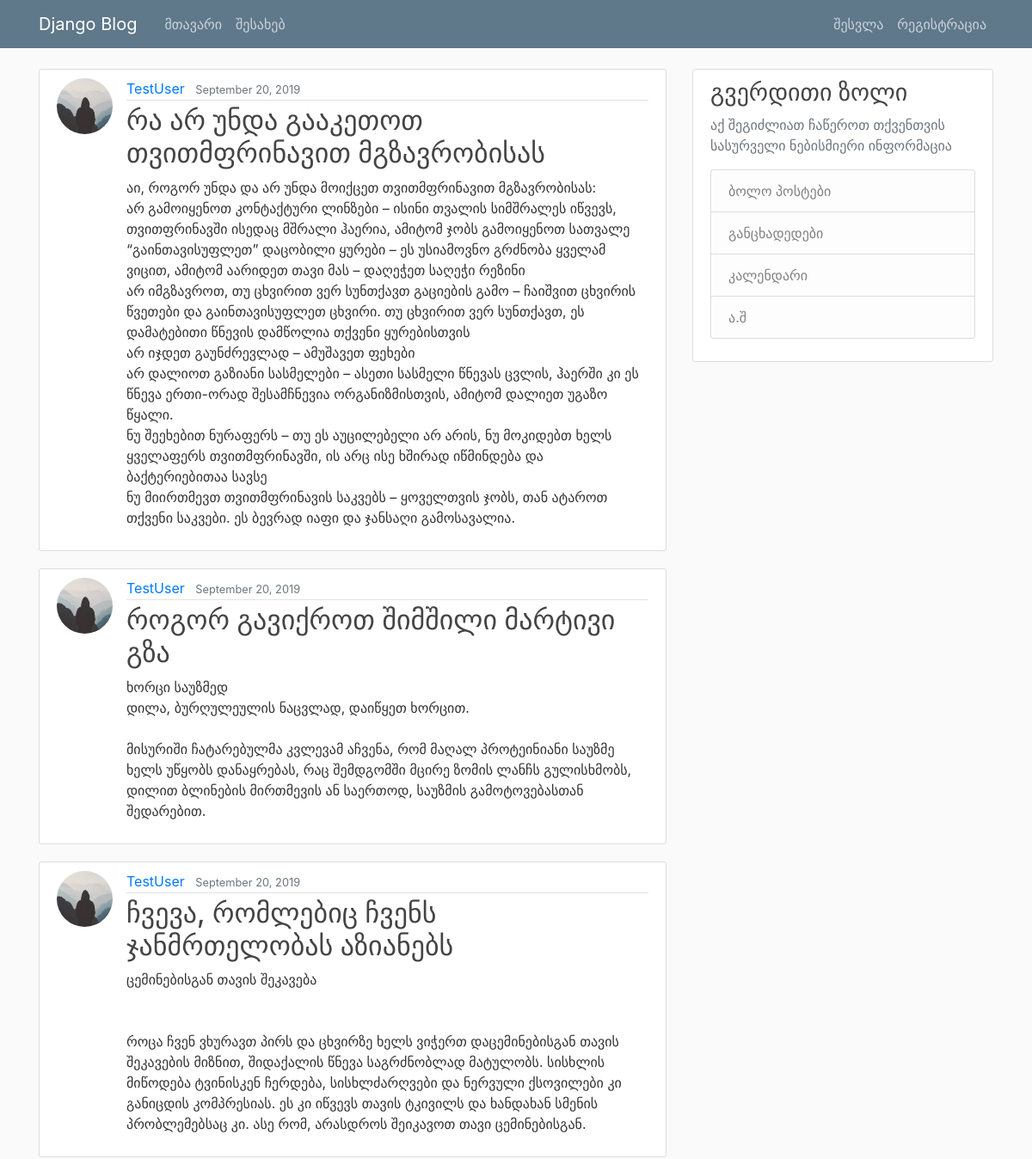
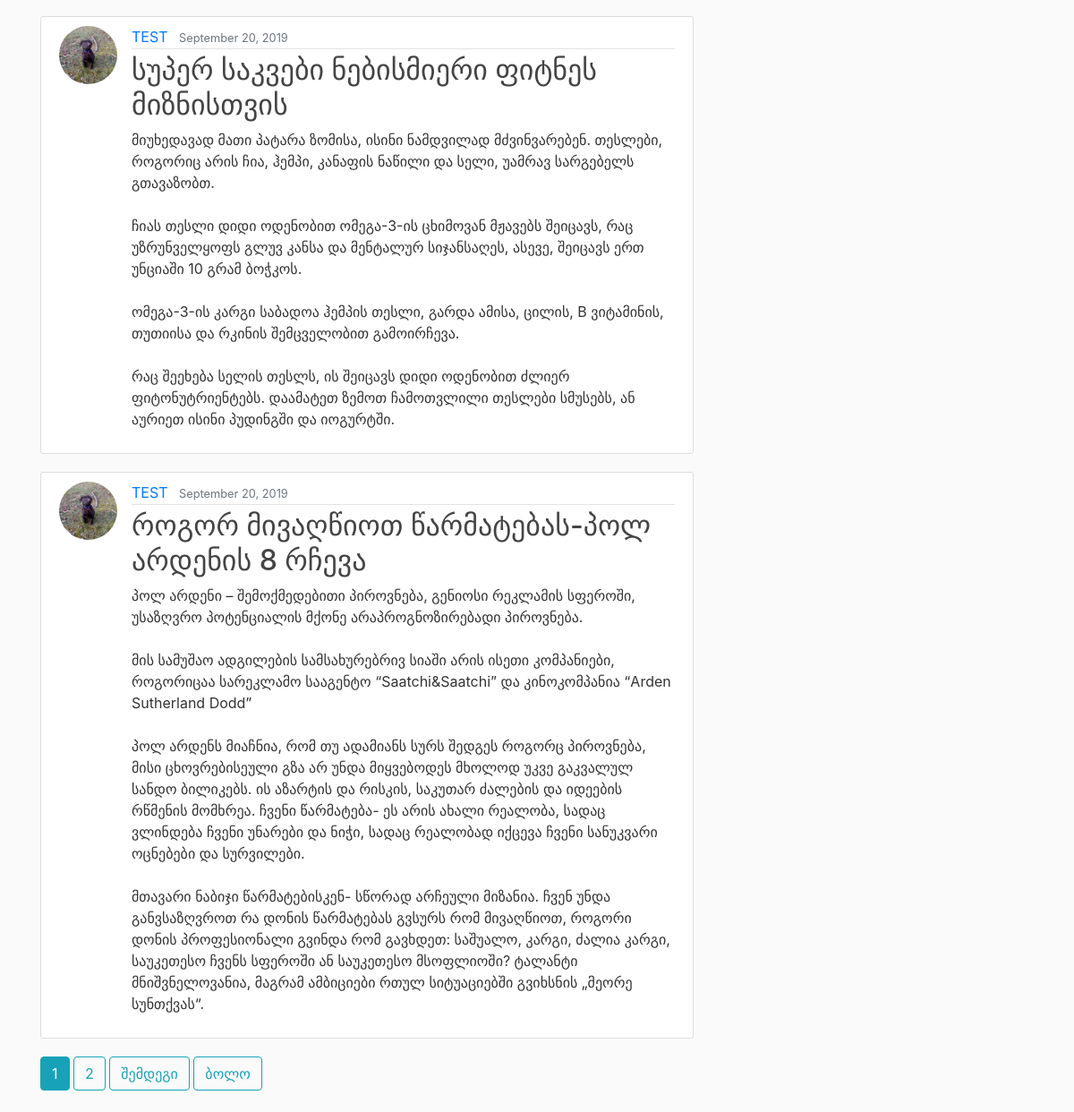
The page / on the database its author committed (2 pictures, top to bottom).
### blog/models.py (models this page shows, shortened)
class Post(models.Model):
    title = models.CharField(max_length=100)
    content = models.TextField()
    date_posted = models.DateTimeField(default=timezone.now)
    author = models.ForeignKey(User, on_delete=models.CASCADE)

### users/models.py (models this page shows, shortened)
class Profile(models.Model):
    user = models.OneToOneField(User, on_delete=models.CASCADE)
    image = models.ImageField(default='default.jpg', upload_to='profile_pics')

### blog/views.py (the view)
# urls.py: path('', PostListView.as_view(), name='blog-home'),
class PostListView(ListView):
    model = Post
    template_name = 'blog/home.html'  # <app>/<model>_<viewtype>.html
    context_object_name = 'posts'
    ordering = ['-date_posted']
    paginate_by = 5

### blog/templates/blog/home.html (shortened to what this page needs)
{% extends "blog/base.html" %}
{% block content %}
    {% for post in posts %}
        <article class="media content-section">
          <img class="rounded-circle article-img" src="{{ post.author.profile.image.url }}">
          <div class="media-body">
            <div class="article-metadata">
              <a class="mr-2" href="{% url 'user-posts' post.author.username %}">{{ post.author }}</a>
              <small class="text-muted">{{ post.date_posted|date:"F d, Y" }}</small>
            </div>
            <h2><a class="article-title" href="{% url 'post-detail' post.id %}">{{ post.title }}</a></h2>
            <p class="article-content">{{ post.content }}</p>
          </div>
        </article>
    {% endfor %}
    {% if is_paginated %}
      {% for num in page_obj.paginator.page_range %}
        {% if page_obj.number == num %}
          <a class="btn btn-info mb-4" href="?page={{ num }}">{{ num }}</a>
        {% elif num > page_obj.number|add:'-3' and num < page_obj.number|add:'3' %}
          <a class="btn btn-outline-info mb-4" href="?page={{ num }}">{{ num }}</a>
        {% endif %}
      {% endfor %}
      {% if page_obj.has_next %}
        <a class="btn btn-outline-info mb-4" href="?page={{ page_obj.next_page_number }}">შემდეგი</a>
        <a class="btn btn-outline-info mb-4" href="?page={{ page_obj.paginator.num_pages }}">ბოლო</a>
      {% endif %}
    {% endif %}
{% endblock content %}

### blog/static/blog/main.css (style rules this page uses)
body { background: #fafafa; color: #333333; margin-top: 5rem; }
h1, h2, h3, h4, h5, h6 { color: #444444; }
.content-section { background: #ffffff; padding: 10px 20px; border: 1px solid #dddddd; border-radius: 3px; margin-bottom: 20px; }
.article-title { color: #444444; }
.article-content { white-space: pre-line; }
.article-img { height: 65px; width: 65px; margin-right: 16px; }
.article-metadata { padding-bottom: 1px; margin-bottom: 4px; border-bottom: 1px solid #e3e3e3 }

### rows shown on the page
Post: author.profile.image (placeholder picture), author "TestUser", date_posted "September 20, 2019", title "რა არ უნდა გააკეთოთ თვითმფრინავით მგზავრობისას", content "აი, როგორ უნდა და არ უნდა მოიქცეთ თვითმფრინავით მგზავრობისას: არ გამოიყენოთ კონტაქტური ლინზები – ისინი თვალის სიმშრალეს იწვევს, თვითფრინავში ისედაც მშრალი ჰაერია, ამიტომ ჯობს გამოიყენოთ სათვალე “გაინთავისუფლეთ” დაცობილი ყურები – ეს უსიამოვნო გრძნობა ყველამ ვიცით, ამიტომ აარიდეთ თავი მას – დაღეჭეთ საღეჭი რეზინი არ იმგზავროთ, თუ ცხვირით ვერ სუნთქავთ გაციების გამო – ჩაიშვით ცხვირის წვეთები და გაინთავისუფლეთ ცხვირი. თუ ცხვირით ვერ სუნთქავთ, ეს დამატებითი წნევის დამწოლია თქვენი ყურებისთვის არ იჯდეთ გაუნძრევლად – ამუშავეთ ფეხები არ დალიოთ გაზიანი სასმელები – ასეთი სასმელი წნევას ცვლის, ჰაერში კი ეს წნევა ერთი-ორად შესამჩნევია ორგანიზმისთვის, ამიტომ დალიეთ უგაზო წყალი. ნუ შეეხებით ნურაფერს – თუ ეს…"
Post: author.profile.image (placeholder picture), author "TestUser", date_posted "September 20, 2019", title "როგორ გავიქროთ შიმშილი მარტივი გზა", content "ხორცი საუზმედ დილა, ბურღულეულის ნაცვლად, დაიწყეთ ხორცით. მისურიში ჩატარებულმა კვლევამ აჩვენა, რომ მაღალ პროტეინიანი საუზმე ხელს უწყობს დანაყრებას, რაც შემდგომში მცირე ზომის ლანჩს გულისხმობს, დილით ბლინების მირთმევის ან საერთოდ, საუზმის გამოტოვებასთან შედარებით."
Post: author.profile.image (placeholder picture), author "TestUser", date_posted "September 20, 2019", title "ჩვევა, რომლებიც ჩვენს ჯანმრთელობას აზიანებს", content "ცემინებისგან თავის შეკავება როცა ჩვენ ვხურავთ პირს და ცხვირზე ხელს ვიჭერთ დაცემინებისგან თავის შეკავების მიზნით, შიდაქალის წნევა საგრძნობლად მატულობს. სისხლის მიწოდება ტვინისკენ ჩერდება, სისხლძარღვები და ნერვული ქსოვილები კი განიცდის კომპრესიას. ეს კი იწვევს თავის ტკივილს და ხანდახან სმენის პრობლემებსაც კი. ასე რომ, არასდროს შეიკავოთ თავი ცემინებისგან."
Post: author.profile.image (picture), author "TEST", date_posted "September 20, 2019", title "სუპერ საკვები ნებისმიერი ფიტნეს მიზნისთვის", content "მიუხედავად მათი პატარა ზომისა, ისინი ნამდვილად მძვინვარებენ. თესლები, როგორიც არის ჩია, ჰემპი, კანაფის ნაწილი და სელი, უამრავ სარგებელს გთავაზობთ. ჩიას თესლი დიდი ოდენობით ომეგა-3-ის ცხიმოვან მჟავებს შეიცავს, რაც უზრუნველყოფს გლუვ კანსა და მენტალურ სიჯანსაღეს, ასევე, შეიცავს ერთ უნციაში 10 გრამ ბოჭკოს. ომეგა-3-ის კარგი საბადოა ჰემპის თესლი, გარდა ამისა, ცილის, B ვიტამინის, თუთიისა და რკინის შემცველობით გამოირჩევა. რაც შეეხება სელის თესლს, ის შეიცავს დიდი ოდენობით ძლიერ ფიტონუტრიენტებს. დაამატეთ ზემოთ ჩამოთვლილი თესლები სმუსებს, ან აურიეთ ისინი პუდინგში და იოგურტში."
Post: author.profile.image (picture), author "TEST", date_posted "September 20, 2019", title "როგორ მივაღწიოთ წარმატებას-პოლ არდენის 8 რჩევა", content "პოლ არდენი – შემოქმედებითი პიროვნება, გენიოსი რეკლამის სფეროში, უსაზღვრო პოტენციალის მქონე არაპროგნოზირებადი პიროვნება. მის სამუშაო ადგილების სამსახურებრივ სიაში არის ისეთი კომპანიები, როგორიცაა სარეკლამო სააგენტო “Saatchi&Saatchi” და კინოკომპანია “Arden Sutherland Dodd” პოლ არდენს მიაჩნია, რომ თუ ადამიანს სურს შედგეს როგორც პიროვნება, მისი ცხოვრებისეული გზა არ უნდა მიყვებოდეს მხოლოდ უკვე გაკვალულ სანდო ბილიკებს. ის აზარტის და რისკის, საკუთარ ძალების და იდეების რწმენის მომხრეა. ჩვენი წარმატება- ეს არის ახალი რეალობა, სადაც ვლინდება ჩვენი უნარები და ნიჭი, სადაც რეალობად იქცევა ჩვენი სანუკვარი ოცნებები და სურვილები. მთავარი ნაბიჯი წარმატებისკენ- სწორად არჩეული მიზანია. ჩვენ უნდა განვსაზღვროთ…"

### other values the page prints
{{ num }} "1"
{{ num }} "2"
